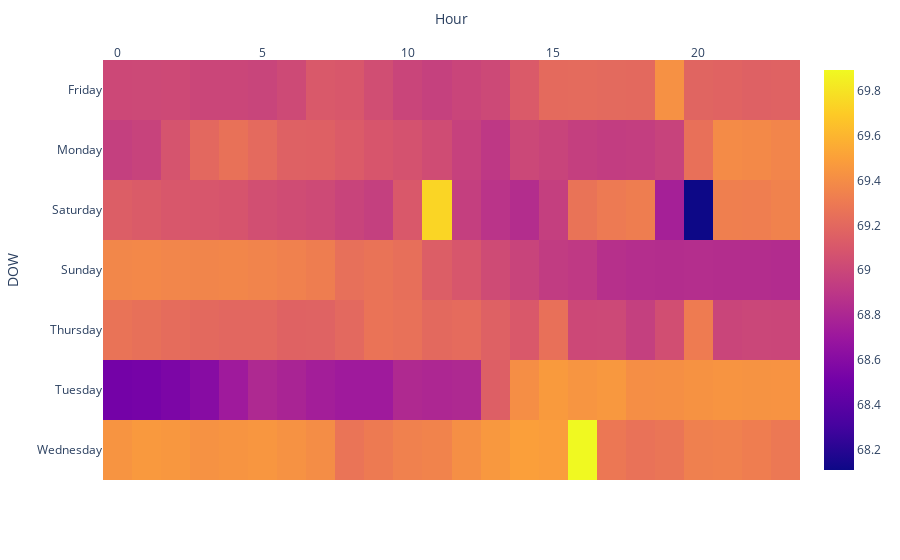

The notebook cell saved with this chart:
### Code cell
df2= df.groupby(by = ["DOW", "Hour"]).mean()['segment1(10-30cm)'].unstack()
fig = px.imshow(df2
    )
    
fig.update_xaxes(side="top")
fig.show()

### Figure 1 — Plotly figure (JSON) as saved in the notebook; plotly's stock layout.template omitted (floating-point values rounded to 4 significant figures; data arrays with more than 128 entries replaced by an {"elided": "..."} marker saying what was removed)
{"data": [{"coloraxis": "coloraxis", "hovertemplate": "Hour: %{x}<br>DOW: %{y}<br>color: %{z}<extra></extra>", "name": "0", "type": "heatmap", "x": [0, 1, 2, 3, 4, 5, 6, 7, 8, 9, 10, 11, 12, 13, 14, 15, 16, 17, 18, 19, 20, 21, 22, 23], "xaxis": "x", "y": ["Friday", "Monday", "Saturday", "Sunday", "Thursday", "Tuesday", "Wednesday"], "yaxis": "y", "z": {"elided": "7x24 float values"}}], "layout": {"coloraxis": {"colorscale": [[0, "#0d0887"], [0.1111, "#46039f"], [0.2222, "#7201a8"], [0.3333, "#9c179e"], [0.4444, "#bd3786"], [0.5556, "#d8576b"], [0.6667, "#ed7953"], [0.7778, "#fb9f3a"], [0.8889, "#fdca26"], [1, "#f0f921"]]}, "margin": {"t": 60}, "xaxis": {"anchor": "y", "constrain": "domain", "domain": [0, 1], "scaleanchor": "y", "side": "top", "title": {"text": "Hour"}}, "yaxis": {"anchor": "x", "autorange": "reversed", "constrain": "domain", "domain": [0, 1], "title": {"text": "DOW"}}}}
